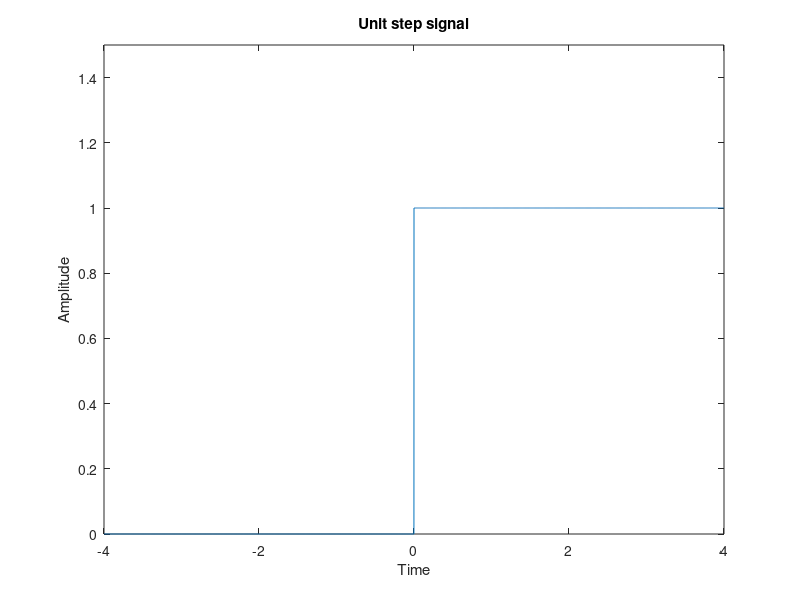

Source code (MATLAB):
x=-4:.001:4;
y=[zeros(1,4000) ones(1,4001)];
plot(x,y);
axis([-4 4 0 1.5]);
xlabel('Time');
ylabel('Amplitude');
title('Unit step signal');
